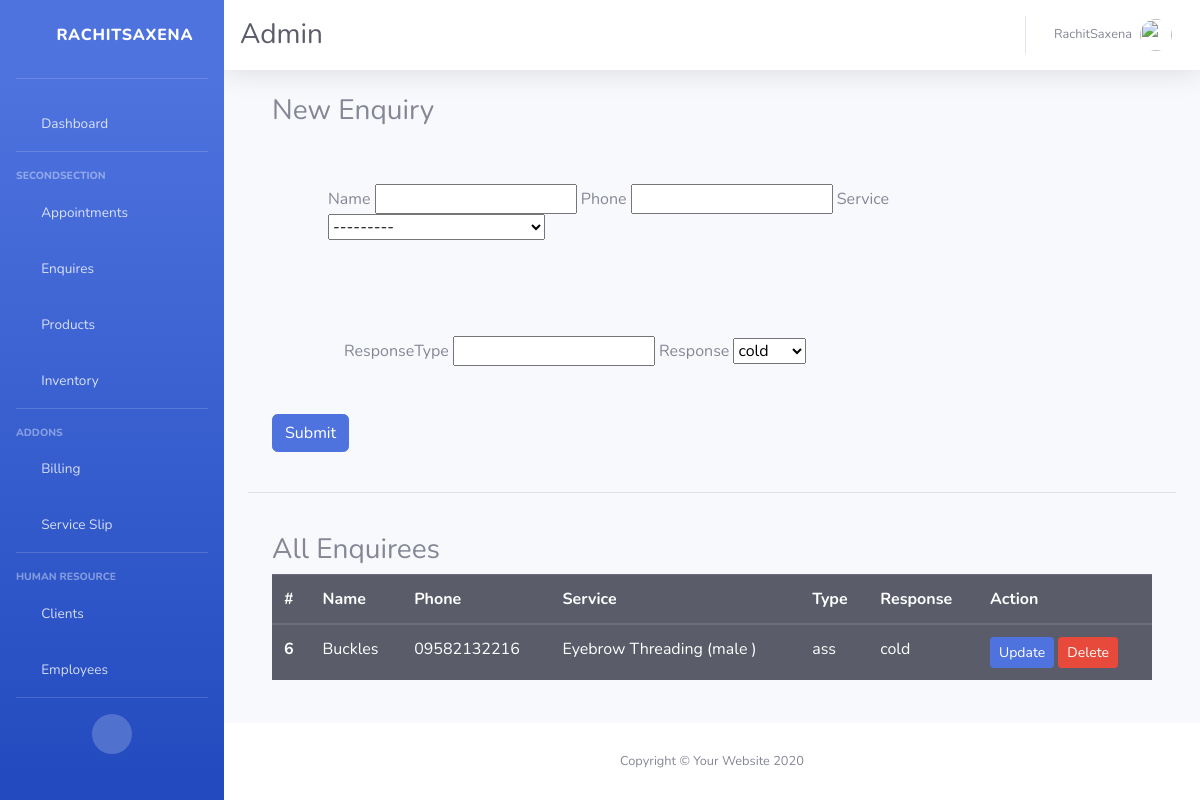
The page /old/enquiry (signed in) on the database its author committed.
### basic/models.py (models this page shows, shortened)
class Enquiry(models.Model):
    name = models.CharField(max_length=100 , null=True  , blank=True)
    phone = models.CharField(max_length=100 , null=True  , blank=True)
    service = models.ForeignKey(Service , on_delete=models.CASCADE)
    date = models.DateTimeField(auto_now_add=True)
    responseType = models.CharField(null=True , blank=True , max_length=100)
    response = models.CharField(max_length= 10 , choices=ENQUIRY_TYPE , default='cold')

class Service(models.Model):
    name = models.CharField(max_length=100 , null=True ,blank=True)
    price = models.IntegerField(default=0)
    duration = models.IntegerField(default=0)
    mprice = models.IntegerField(default=0)
    gender = models.CharField(max_length=10 , choices=GENDER_TYPES , default='others')
    def __str__(self):
        return (self.name + ' (' + self.gender + ' )')

### basic/views.py (the view)
# urls.py: path('enquiry' , views.enquiry , name='enquiry'),
@login_required(login_url='loginPage')
def enquiry(request):
    enq = Enquiry.objects.all()
    form = EnquiryForm()
    if request.method == 'POST':
        form = EnquiryForm(request.POST)
        if form.is_valid():
            form.save()
            return redirect('dashboard')
        else :
            return HttpResponse('<h3> Try again </h3>')
    else :
        form = EnquiryForm()
    params = {
        'form' : form ,
        'pro' : enq
    }
    return render(request , 'basic/enquiry.html' , params)

### basic/forms.py
class EnquiryForm(ModelForm):
    class Meta:
        model = Enquiry
        fields = '__all__'

### basic/templates/basic/enquiry.html
{% extends 'basic/base.html' %}
{% block content %}
    <div class='container commonContainer'>
        <h3>New Enquiry </h3>
        <form method='post'  class="form-inline"  action=''> {% csrf_token %}
            <div class='container px-2 m-5'>
            {{form.name.label}}
            {{form.name}}
            {{form.phone.label}}
            {{form.phone}}
            {{form.service.label}}
            {{form.service}}
            </div>
            <div class='container px-4 m-5'>
            {{form.responseType.label}}
            {{form.responseType}}
            {{form.response.label}}
            {{form.response}}
            </div>
            <button type="submit" value="Submit" class='btn btn-primary'>Submit</button>
        </form>
    </div>
    <br>
    <hr>
    <br>
    <div class='container'>
        <h3> All Enquirees </h3>
        <table class="table table-dark enquiryTable">
                  <thead>
                    <tr>
                      <th scope="col">#</th>
                      <th scope="col">Name</th>
                      <th scope="col">Phone</th>
                      <th scope="col">Service</th>
                      <th scope="col">Type</th>
                      <th scope='col'>Response</th>
                      <th scope='col'>Action </th>
                    </tr>
                  </thead>
                  <tbody>
                  {% for i in pro %}
                    <tr>
                      <th scope="row">{{i.id}}</th>
                      <td>{{i.name}}</td>
                      <td>{{i.phone}}</td>
                      <td>{{i.service}}</td>
                      <td>{{i.responseType}}</td>
                      <td>{{i.response}}</td>
                      <td>
                        <a class='btn btn-sm btn-primary' href="{% url 'enquiryUpdate' i.id %}">Update </a>
                        <a class='btn btn-sm btn-danger' href="{% url 'enquiryDelete' i.id %}">Delete </a>
                       </td>
                    </tr>
                    {% endfor %}
                  </tbody>
                </table>
    </div>
{% endblock content %}

### rows shown on the page
Enquiry: id "6", name "Buckles", phone "09582132216", service "Eyebrow Threading (male )", responseType "ass", response "cold"
